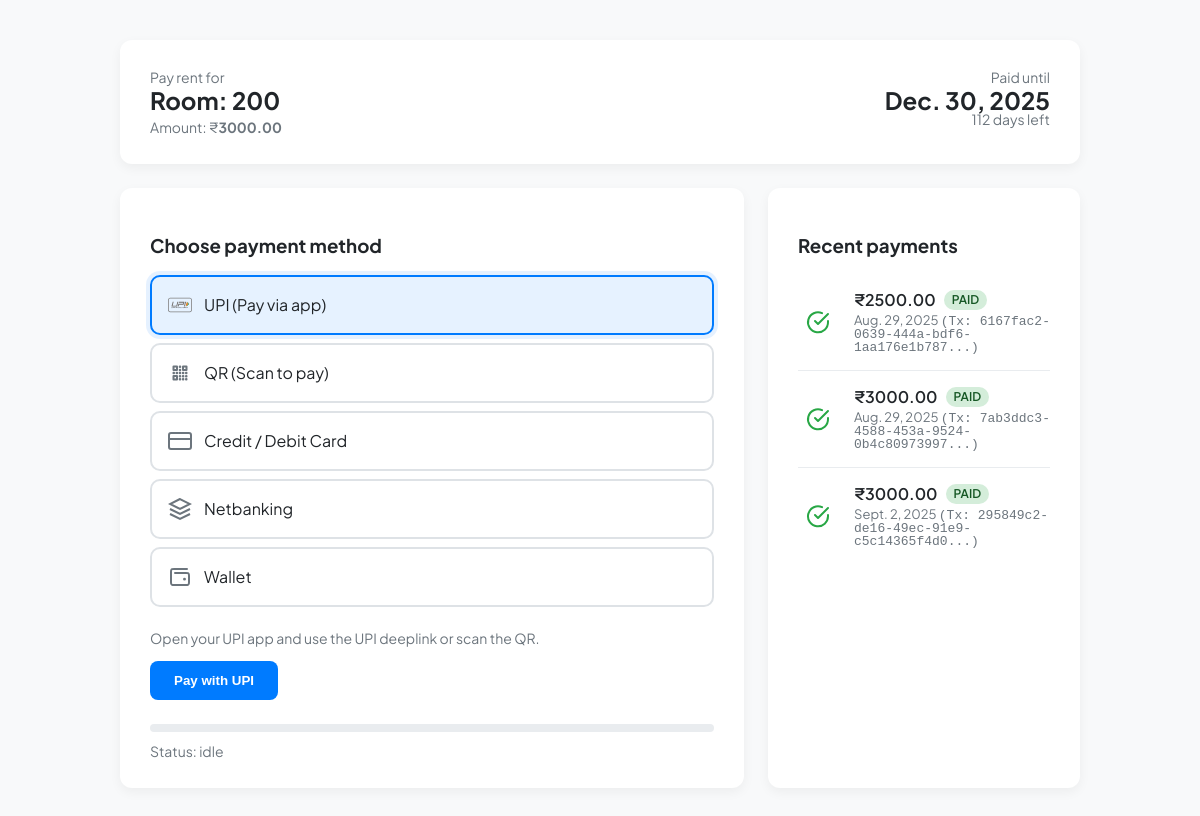
Page /student/pay/ (signed in) on the committed database.
### student/models.py (models this page shows, shortened)
class Student(models.Model):
    GENDER_CHOICES = (
        ('Male', 'Male'),
        ('Female', 'Female'),
        ('Other', 'Other'),
    )
    DISTRICT_CHOICES = (
        ('Kasaragod', 'Kasaragod'),
        ('Kannur', 'Kannur'),
        ('Wayanad', 'Wayanad'),
        ('Kozhikode', 'Kozhikode'),
        ('Malappuram', 'Malappuram'),
        ('Palakkad', 'Palakkad'),
        ('Thrissur', 'Thrissur'),
        ('Ernakulam', 'Ernakulam'),
        ('Idukki', 'Idukki'),
        ('Kottayam', 'Kottayam'),
        ('Alappuzha', 'Alappuzha'),
        ('Pathanamthitta', 'Pathanamthitta'),
        ('Kollam', 'Kollam'),
        ('Thiruvananthapuram', 'Thiruvananthapuram'),
    )
    PROGRAMME_CHOICES = (
        ('BCA', 'BCA - Bachelor of Computer Applications'),
        ('BSC_CS', 'B.Sc Computer Science'),
        ('BSC_IT', 'B.Sc Information Technology'),
        ('BTECH_CS', 'B.Tech Computer Science & Engineering'),
        ('BTECH_IT', 'B.Tech Information Technology'),
        ('BTECH_EC', 'B.Tech Electronics & Communication'),
        ('BTECH_EE', 'B.Tech Electrical Engineering'),
        ('BTECH_ME', 'B.Tech Mechanical Engineering'),
        ('BTECH_CE', 'B.Tech Civil Engineering'),
        ('BTECH_AE', 'B.Tech Aeronautical Engineering'),
        ('MCA', 'MCA - Master of Computer Applications'),
        ('MSC_CS', 'M.Sc Computer Science'),
        ('MTECH_CS', 'M.Tech Computer Science & Engineering'),
        ('MTECH_IT', 'M.Tech Information Technology'),
        ('MTECH_EC', 'M.Tech Electronics & Communication'),
        ('MTECH_ME', 'M.Tech Mechanical Engineering'),
        ('MTECH_CE', 'M.Tech Civil Engineering'),
        ('MBA', 'MBA - Master of Business Administration'),
        ('DIP_CS', 'Diploma in Computer Science'),
        ('DIP_CE', 'Diploma in Civil Engineering'),
        ('DIP_ME', 'Diploma in Mechanical Engineering'),
        ('DIP_EE', 'Diploma in Electrical Engineering'),
    )
    student_id = models.AutoField(primary_key=True)
    name = models.CharField(max_length=100)
    age = models.PositiveIntegerField(null=True, blank=True)
    gender = models.CharField(max_length=6, choices=GENDER_CHOICES, null=True, blank=True)
    phone = models.CharField(max_length=20, null=True, blank=True)
    email = models.EmailField(max_length=150, null=True, blank=True)
    parent_name = models.CharField(max_length=100, null=True, blank=True)
    parent_phone = models.CharField(max_length=20, null=True, blank=True)
    parent_email = models.EmailField(max_length=150, null=True, blank=True)
    district = models.CharField(max_length=50, choices=DISTRICT_CHOICES, null=True, blank=True)
    programme = models.CharField(max_length=50, choices=PROGRAMME_CHOICES, null=True, blank=True)
    pincode = models.CharField(max_length=10, null=True, blank=True)
    profile_pic = models.FileField(upload_to='profile_pic/', null=True, blank=True)
    id_proof = models.FileField(upload_to='id_proofs/', null=True, blank=True)
    room = models.ForeignKey(Room, null=True, blank=True, on_delete=models.SET_NULL, related_name='students')
    joined_date = models.DateField(null=True, blank=True)
    login = models.ForeignKey(login, on_delete=models.CASCADE, default=1)
    def _room_rent_or_default(self):
        try:
            return Decimal(self.room.room_rent)
        except Exception:
            return Decimal('2000.00')
    def latest_successful_transaction(self):
        return self.transactions.filter(status='success', end_date__isnull=False).order_by('-end_date').first()
    def paid_until(self):
        tx = self.latest_successful_transaction()
        return tx.end_date if tx else None
    def days_left_paid(self):
        pu = self.paid_until()
        if not pu:
            return 0
        return max((pu - timezone.now().date()).days, 0)

class PaymentTransaction(models.Model):
    STATUS_CHOICES = (
        ('initiated', 'Initiated'),
        ('pending', 'Pending'),
        ('success', 'Success'),
        ('failed', 'Failed'),
        ('cancelled', 'Cancelled'),
    )
    METHOD_CHOICES = (
        ('upi', 'UPI'),
        ('qr', 'QR'),
        ('card', 'Card'),
        ('netbanking', 'Netbanking'),
        ('wallet', 'Wallet'),
    )
    tx_id = models.UUIDField(primary_key=True, default=uuid4, editable=False)
    student = models.ForeignKey('Student', on_delete=models.CASCADE, related_name='transactions')
    amount = models.DecimalField(max_digits=10, decimal_places=2)
    method = models.CharField(max_length=20, choices=METHOD_CHOICES)
    status = models.CharField(max_length=12, choices=STATUS_CHOICES, default='initiated')
    start_date = models.DateField(null=True, blank=True)   # when this paid period starts
    end_date = models.DateField(null=True, blank=True)     # when this paid period ends (start_date + 30)
    provider_txn_id = models.CharField(max_length=255, null=True, blank=True)  # external gateway id
    created_at = models.DateTimeField(auto_now_add=True)
    updated_at = models.DateTimeField(auto_now=True)
    meta = models.JSONField(null=True, blank=True)  # optional metadata (device, card-brand, etc)

class Fee(models.Model):
    STATUS_CHOICES = (
        ('Paid', 'paid'),
        ('Unpaid', 'unpaid'),
        ('Pending', 'pending'),
    )
    fee_id = models.AutoField(primary_key=True)
    student = models.ForeignKey('Student', on_delete=models.CASCADE, related_name='fees')
    amount = models.DecimalField(max_digits=10, decimal_places=2)
    due_date = models.DateField()
    status = models.CharField(max_length=8, choices=STATUS_CHOICES, default='Unpaid')
    payment_date = models.DateField(null=True, blank=True)
    note = models.CharField(max_length=255, null=True, blank=True)
    created_at = models.DateTimeField(auto_now_add=True)
    payment_tx = models.ForeignKey(PaymentTransaction, on_delete=models.SET_NULL, null=True, blank=True, related_name='fees')

### room/models.py (models this page shows)
class Room(models.Model):
    ROOM_TYPE = (
        ('Single', 'Single'),
        ('Double', 'Double'),
        ('Triple', 'Triple'),
        ('Dorm', 'Dorm'),
    )
    STATUS_CHOICES = (
        ('Available', 'Available'),
        ('Occupied', 'Occupied'),
        ('Maintenance', 'Maintenance'),
    )
    room_id = models.AutoField(primary_key=True)
    room_number = models.CharField(max_length=20, unique=True)
    block_number = models.CharField(max_length=20)
    capacity = models.PositiveIntegerField(default=1)
    occupied = models.PositiveIntegerField(default=0)
    type = models.CharField(max_length=10, choices=ROOM_TYPE, default='Single')
    room_rent = models.DecimalField(max_digits=10, decimal_places=2, default=0.00)
    image = models.ImageField(upload_to="room_images/", blank=True, null=True)
    status = models.CharField(max_length=12, choices=STATUS_CHOICES, default='Available')
    created_at = models.DateTimeField(auto_now_add=True, null=True, blank=True)

### payment/views.py (the view)
# urls.py: path('student/pay/', pv.payment_page, name='student_pay_page'),
@require_GET
def payment_page(request):
    student = _get_student_from_session(request)
    if not student:
        return redirect('/login')
    unpaid_fees = student.fees.filter(status='Unpaid')
    context = {
        'student': student,
        'room_rent': student._room_rent_or_default(),
        'unpaid_fees': unpaid_fees,  # Add unpaid fees to context
    }
    return render(request, 'payment_page.html', context)

### student/views.py (called while the page is built)
def _get_student_from_session(request):
    lid = request.session.get('sid')
    if not lid:
        return None
    return Student.objects.filter(login_id=lid).first()

### payment/templates/payment_page.html (shortened to what this page needs)
{% load static %}
<head>
</head>
<body>
    <div class="container">
        <div class="card">
            <div class="row" style="justify-content:space-between;align-items:flex-start;">
                <div>
                    <div class="muted">Pay rent for</div>
                    <div class="big">
                        Room:
                        {% if student.room %}
                            {{ student.room.room_number }}
                        {% else %}
                            No room assigned
                        {% endif %}
                    </div>
                    <div style="margin-top:8px" class="muted">Amount: ₹<strong id="amount">{{ room_rent }}</strong></div>
                </div>
                <div style="text-align:right">
                    <div class="muted">Paid until</div>
                    <div id="paid_until_display" class="big">
                        {% if student.paid_until %}
                            {{ student.paid_until }}
                        {% else %}
                            Not paid
                        {% endif %}
                    </div>
                    <div class="muted" id="days_left_display">
                        {% if student.paid_until %}
                            {{ student.days_left_paid }} days left
                        {% endif %}
                    </div>
                </div>
            </div>
        </div>
        <div class="grid">
            <div class="card">
                <h3>Choose payment method</h3>
                <div id="options" style="margin-top:20px">
                    <div class="payment-option option-active" data-method="upi">
                      <span>UPI (Pay via app)</span>
                    </div>
                    <div class="payment-option" data-method="qr">
                        <span>QR (Scan to pay)</span>
                    </div>
                    <div class="payment-option" data-method="card">
                        <svg class="icon" viewBox="0 0 24 24" stroke="currentColor"><rect x="1" y="4" width="22" height="16" rx="2" ry="2"></rect><line x1="1" y1="10" x2="23" y2="10"></line></svg>
                        <span>Credit / Debit Card</span>
                    </div>
                    <div class="payment-option" data-method="netbanking">
                        <svg class="icon" viewBox="0 0 24 24" stroke="currentColor"><path d="M12 2L2 7l10 5 10-5-10-5zM2 17l10 5 10-5M2 12l10 5 10-5"></path></svg>
                        <span>Netbanking</span>
                    </div>
                    <div class="payment-option" data-method="wallet">
                        <span>Wallet</span>
                    </div>
                </div>
                <div id="method_area" style="margin-top:24px">
                    <div id="upi_area">
                        <div class="muted">Open your UPI app and use the UPI deeplink or scan the QR.</div>
                        <div style="margin-top:16px">
                            {% if unpaid_fees %}
                            <button id="pay_upi" class="btn" title="please pay the unpaid fees first" class="btn" style=" margin-top: 16px;width: 100%;pointer-events:none; display:none;  cursor: not-allowed;opacity: 0.1;" >Pay with UPI</button>
                            <button id="pay_upi-fraud" class="btn" title="Please pay the unpaid fees first" class="btn" style=" margin-top: 16px;width: 100%; cursor: not-allowed;opacity: 0.7;" disabled>Pay with UPI</button>
                            {% else %}
                            <button id="pay_upi" class="btn">Pay with UPI</button>
                            {% endif %}
                        </div>
                    </div>
                    <div style="margin-top:24px">
                        <div class="progress"><div class="progress-bar" id="progressbar"></div></div>
                        <div id="status_msg" style="margin-top:12px" class="muted">Status: idle</div>
                    </div>
                </div>
            </div>
            <div class="card">
                <h3>Recent payments</h3>
                <ul class="payment-list">
                    {% for f in student.fees.all|slice:":8" %}
                    <li class="payment-item">
                        <div class="payment-icon-box">
                            {% if f.status == 'Paid' %}
                            <svg class="success-icon" viewBox="0 0 24 24" fill="none" stroke="currentColor" stroke-width="2" stroke-linecap="round" stroke-linejoin="round">
                                <path d="M22 11.08V12a10 10 0 1 1-5.93-8.85"></path>
                                <polyline points="22 4 12 14.01 9 11.01"></polyline>
                            </svg>
                            {% else %}
                            <svg class="pending-icon" viewBox="0 0 24 24" fill="none" stroke="currentColor" stroke-width="2" stroke-linecap="round" stroke-linejoin="round">
                                <circle cx="12" cy="12" r="10"></circle>
                                <polyline points="12 6 12 12 16 14"></polyline>
                            </svg>
                            {% endif %}
                        </div>
                        <div class="payment-details">
                            <div class="payment-info">
                                <span class="amount">₹{{ f.amount }}</span>
                                <span class="status-badge status-{{ f.status|lower }}">{{ f.status|title }}</span>
                            </div>
                            <div class="payment-meta">
                                <span class="date">{{ f.payment_date }}</span>
                                {% if f.payment_tx %}
                                <span class="tx-id">(Tx: {{ f.payment_tx.tx_id|slice:":8" }}...)</span>
                                {% endif %}
                            </div>
                        </div>
                    </li>
                    {% endfor %}
                </ul>
            </div>
        </div>
    </div>

### payment/templates/payment_page.html (style rules this page uses)
body { font-family: 'Plus Jakarta Sans', sans-serif; margin: 0; background: var(--bg-color); color: var(--text-color); line-height: 1; }
.container { max-width: 960px; margin: 40px auto; padding: 0 20px; }
.card { background: var(--card-bg); border-radius: 12px; box-shadow: var(--shadow); padding: 30px; margin-bottom: 24px; }
.payment-list { list-style: none; padding: 0; margin: 0; }
.payment-item { display: flex; align-items: center; gap: 16px; padding: 16px 0; border-bottom: 1px solid #e9ecef; }
.payment-item:last-child { border-bottom: none; }
.payment-icon-box { width: 40px; height: 40px; display: flex; align-items: center; justify-content: center; border-radius: 50%; }
.success-icon { color: #28a745; width: 24px; height: 24px; }
.payment-details { flex: 1; }
.payment-info { display: flex; align-items: center; gap: 8px; }
.amount { font-weight: 600; font-size: 16px; }
.status-badge { font-size: 12px; font-weight: 600; padding: 4px 8px; border-radius: 20px; text-transform: uppercase; }
.status-paid { background-color: #d4edda; color: #155724; }
.payment-meta { font-size: 13px; color: #6c757d; margin-top: 4px; }
.tx-id { font-family: monospace; }
.grid { display: grid; grid-template-columns: 1fr; gap: 24px; }
@media (min-width: 768px) { .grid { grid-template-columns: 2fr 1fr; } }
.payment-option { display: flex; align-items: center; gap: 12px; padding: 16px; border: 2px solid var(--border-color); border-radius: 10px; cursor: pointer; transition: all .2s ease; margin-bottom: 8px; }
.option-active { border-color: var(--primary-color); background: var(--primary-light); box-shadow: 0 0 0 4px rgba(0, 123, 255, 0.1); }
.muted { color: var(--muted-color); font-size: 14px; }
.big { font-size: 24px; font-weight: 700; margin-top: 4px; }
.btn { display: inline-block; padding: 12px 24px; border-radius: 8px; background: var(--primary-color); color: #fff; text-decoration: none; border: none; cursor: pointer; font-weight: 600; transition: background-color .2s ease; }
.progress { height: 8px; background: #e9ecef; border-radius: 999px; overflow: hidden; margin-top: 20px; }
.row { display: flex; gap: 16px; align-items: center; }
.icon { width: 24px; height: 24px; stroke-width: 2; fill: none; stroke: var(--muted-color); }
.option-active .icon { stroke: var(--primary-color); }
ul { list-style-type: none; padding: 0; margin: 0; }
li { padding: 8px 0; border-bottom: 1px solid #e9ecef; }
li:last-child { border-bottom: none; }

### rows in the picture
Student: room.room_number "200", paid_until "Dec. 30, 2025", days_left_paid "112"
Room: room_rent "3000.00"
Fee: amount "2500.00", status "PAID", payment_date "Aug. 29, 2025", payment_tx.tx_id "6167fac2-0639-444a-bdf6-1aa176e1b787"
Fee: amount "3000.00", status "PAID", payment_date "Aug. 29, 2025", payment_tx.tx_id "7ab3ddc3-4588-453a-9524-0b4c80973997"
Fee: amount "3000.00", status "PAID", payment_date "Sept. 2, 2025", payment_tx.tx_id "295849c2-de16-49ec-91e9-c5c14365f4d0"
